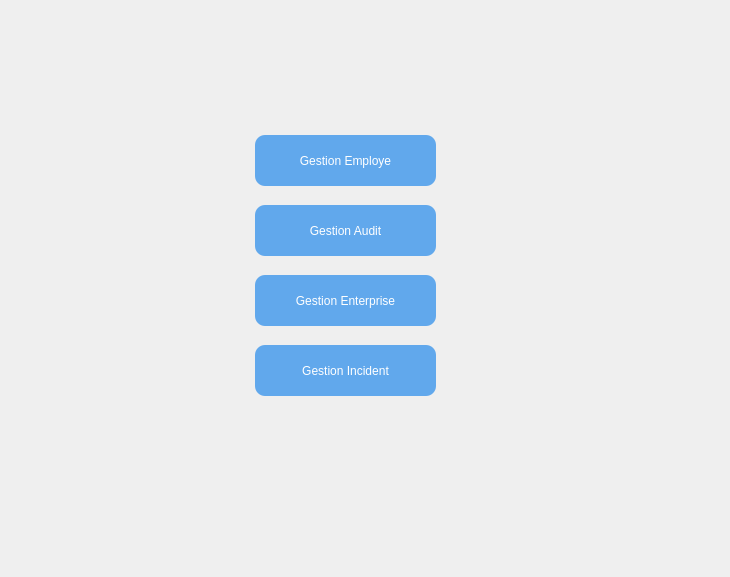
<?xml version="1.0" encoding="UTF-8"?>
<ui version="4.0">
 <class>directeur</class>
 <widget class="QDialog" name="directeur">
  <property name="geometry">
   <rect>
    <x>0</x>
    <y>0</y>
    <width>730</width>
    <height>577</height>
   </rect>
  </property>
  <property name="windowTitle">
   <string>Dialog</string>
  </property>
  <widget class="QPushButton" name="Gestion_employe">
   <property name="geometry">
    <rect>
     <x>250</x>
     <y>130</y>
     <width>191</width>
     <height>61</height>
    </rect>
   </property>
   <property name="styleSheet">
    <string notr="true"> background: #61A8EC;
                        color : white; 

			border-radius:10%;
border : 3px #61A8EC;
margin : 5px;
</string>
   </property>
   <property name="text">
    <string>Gestion Employe</string>
   </property>
  </widget>
  <widget class="QPushButton" name="Gestion_enterprise">
   <property name="geometry">
    <rect>
     <x>250</x>
     <y>270</y>
     <width>191</width>
     <height>61</height>
    </rect>
   </property>
   <property name="styleSheet">
    <string notr="true"> background: #61A8EC;
                        color : white; 

			border-radius:10%;
border : 3px #61A8EC;
margin : 5px;
</string>
   </property>
   <property name="text">
    <string>Gestion Enterprise</string>
   </property>
  </widget>
  <widget class="QPushButton" name="Gestion_incident">
   <property name="geometry">
    <rect>
     <x>250</x>
     <y>340</y>
     <width>191</width>
     <height>61</height>
    </rect>
   </property>
   <property name="styleSheet">
    <string notr="true"> background: #61A8EC;
                        color : white; 

			border-radius:10%;
border : 3px #61A8EC;
margin : 5px;
</string>
   </property>
   <property name="text">
    <string>Gestion Incident</string>
   </property>
  </widget>
  <widget class="QPushButton" name="Gestion_audit">
   <property name="geometry">
    <rect>
     <x>250</x>
     <y>200</y>
     <width>191</width>
     <height>61</height>
    </rect>
   </property>
   <property name="styleSheet">
    <string notr="true"> background: #61A8EC;
                        color : white; 

			border-radius:10%;
border : 3px #61A8EC;
margin : 5px;
</string>
   </property>
   <property name="text">
    <string>Gestion Audit</string>
   </property>
  </widget>
 </widget>
 <resources/>
 <connections/>
</ui>
